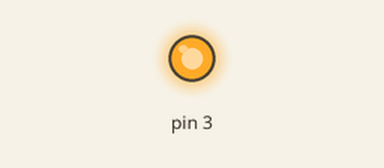
Recording of a sketch running on a simulated Arduino Uno, built with avr-gcc and run on an emulated ATmega328P. Parts: output pins drawn as LEDs (lit = HIGH).

Above: at 0.1 s.
At 3.1 s:
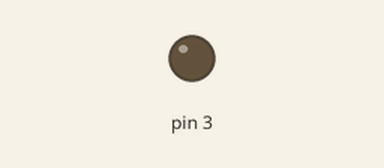
Timing chart, 0 to 4.6 s (numbered marks = the images above):
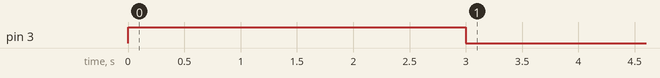

The sketch:

Step2_IR_Send_ChannelUP.ino
```cpp
/*
* 發射紅外線訊號
* 注意! 紅外線發射器(IR LED)必須接到 pin 3, 不能接其它腳位

 Hisense 機頂盒 SD-16127 tested
 */

//By Leo 2013.02.19
//http://weibo.com/leolite
//Update: Pin 3 IR LED test function


#include <IRremote.h>                  // 參考 IRRemote 函數庫


IRsend irsend;                          // 定義 IRsend 物件來發射紅外線訊號

void setup()
{
  pinMode(3, OUTPUT);
  digitalWrite(3, HIGH);   // 點亮LED測試（需透過手機攝影模式觀察）
  delay(3000);             // 等待3秒
  digitalWrite(3, LOW);    // 結束測試
}

void loop()
{
  Serial.print("SendIR: ");
  irsend.sendNEC(0x807F18E7, 32);   // 記得換成你遙控器的紅外線解碼
  delay(3000);             // 等待3秒
}
```
